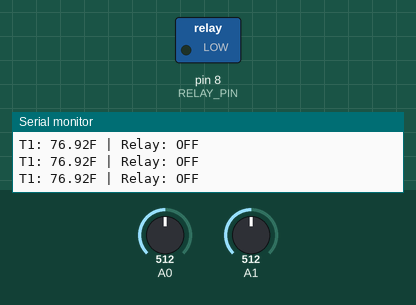
This sketch was run on a simulated Arduino Uno, built with avr-gcc and run on an emulated ATmega328P. Shown: switched loads named in the sketch (green lamp = pin HIGH), the last lines printed to the serial monitor. The test bench sets the inputs (shaded band); at power-on: A0 = 512, A1 = 512.

Above: at 1.3 s.
1.4 s: A0 set to 217
2.9 s: A0 set to 185
At 4.2 s:
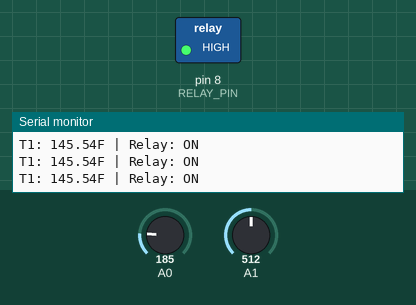
4.5 s: A0 set to 230
6.0 s: A0 set to 249
At 7.1 s:
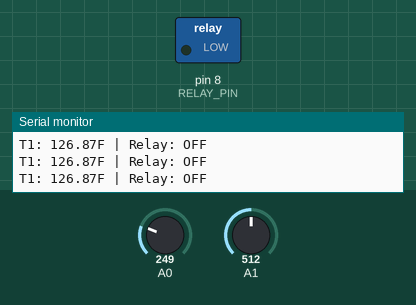
7.5 s: A0 set to 130
At 8.3 s:
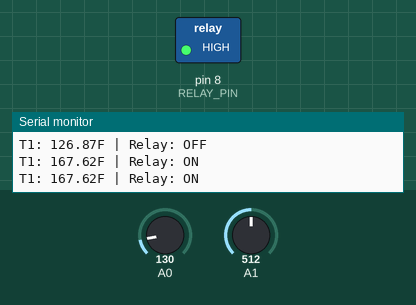
Timing chart, 0 to 10.0 s (numbered marks = the images above; inputs shaded):
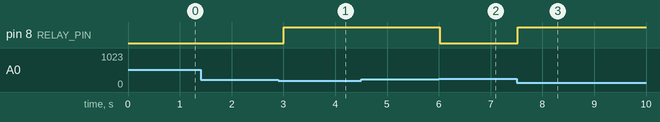

Measured:
- the behaviour switches between 203 and 202 on A0 (found by bisection; images 0 and 1)
- the behaviour switches between 236 and 237 on A0 (found by bisection; images 1 and 2)
- after the input at 2.9 s, pin 8 (RELAY_PIN): LOW → HIGH after 0.11 s
- after the input at 6.0 s, pin 8 (RELAY_PIN): HIGH → LOW at once
- after the input at 7.5 s, pin 8 (RELAY_PIN): LOW → HIGH at once

The sketch:

Relay_80_100_Thermister_Controlled.ino
```cpp
// If either Thermister reads > 100 oF turn on Relay. If both < 80oF turn off relay.
// Added A0D4184A High power drive module for 12v out instead of 5v for the Relay.
// Relay is 12V active high

//-- WIRING --
// Arduino D8  -> Signal + PWM  A0D4184A
// Arduino GND -> GND A0D4184A

// Power in out of A0D4184A
// Supply 12V to DC+
// Supply GND to DC-
// Out+ to load realy +V
// Out- to load relay GND

// 1N4004 DIODE
// relay + side (the side going to OUT+ / +12V) A0D4184A OUT + -> Stripe anode side of 1N4004 DIODE
// relay − side (the side going to OUT−) A0D4184A OUT - -> Non-stripe end 1N4004 DIODE

// temp sensors
// Arduino AO -> Node 1
// temp sensor (+/-) either one -> Node 1
// other end of temp sensor -> common GND
// Arduino A1 -> Node 2
// 10K ohm Restr -> Node 1
// other end of 10K ohm Restr -> 5V
// temp sensor (+/-) either one -> Node 2
// other end of temp sensor -> common GND
// 10K ohm Restr -> Node 2
// other end of 10K ohm Restr -> 5V


#define RT0 10000
#define B 3977
#define VCC 5
#define R 10000

//#define PWM_PIN 9
#define RELAY_PIN 8   // NEW

// Variables
float RT, VR, ln, TX, T0, VRT;
//float Vout;
//int pwmValue;
float onTempF  = 150.0;//100.0;
float offTempF = 130;//80.0;

// Read thermistor temperature in Celsius
float readThermistor(int pin) {
  VRT = analogRead(pin);
  VRT = (5.00 / 1023.00) * VRT;
  VR  = VCC - VRT;
  RT  = VRT / (VR / R);
  ln  = log(RT / RT0);
  TX  = (1 / ((ln / B) + (1 / T0)));
  return TX - 273.15;
}

void setup() {
  Serial.begin(9600);
  //pinMode(PWM_PIN, OUTPUT);
  pinMode(RELAY_PIN, OUTPUT);

  T0 = 25 + 273.15;  // Reference temperature in Kelvin
}

bool relayOn = false;

void loop() {

  // Read both thermistors
  float tempC1 = readThermistor(A0);
  float tempC2 = readThermistor(A1);

  float tempF1 = tempC1 * 1.8 + 32;
  float tempF2 = tempC2 * 1.8 + 32;

  // ----- RELAY LOGIC -----
  if ( tempF1 > 140 ){ //|| tempF2 > 100) {//150
    relayOn = true;
  }
  else if ( tempF1 < 130 ){ //} && tempF2 < 80) {//130
    relayOn = false;
  }

  digitalWrite(RELAY_PIN, relayOn ? HIGH : LOW);

  // ----- DEBUG OUTPUT -----
  Serial.print("T1: ");
  Serial.print(tempF1);
  //Serial.print("F | T2: ");
  //Serial.print(tempF2);
  Serial.print("F | Relay: ");
  Serial.println(relayOn ? "ON" : "OFF");
  //Serial.print(" | PWM: ");
  //Serial.println(pwmValue);

  delay(500);
}
```
